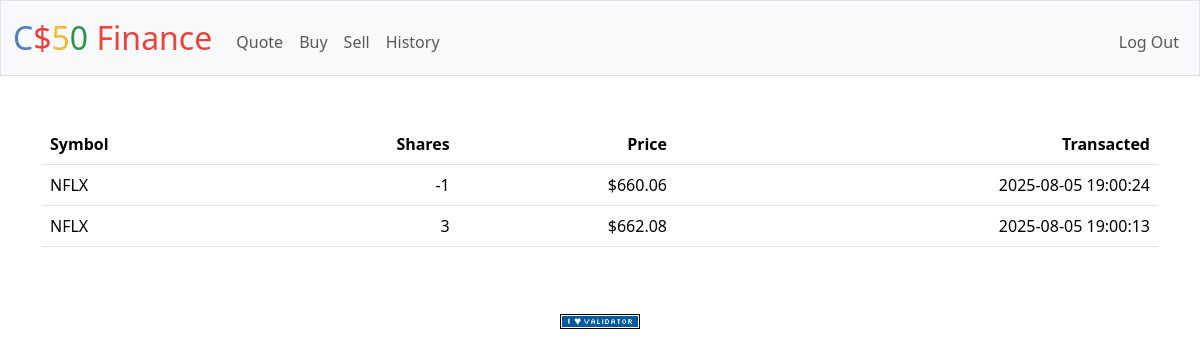
Screenshot of /history (signed in) with the database file from the repository.
### tables this page shows
CREATE TABLE "transactions" (
  id INTEGER PRIMARY KEY AUTOINCREMENT,
  user_id INTEGER NOT NULL,
  symbol TEXT NOT NULL,
  shares INTEGER NOT NULL,
  price NUMERIC NOT NULL,
  timestamp DATETIME DEFAULT CURRENT_TIMESTAMP,
  FOREIGN KEY (user_id) REFERENCES users(id)
);

### app.py (the view)
@app.route("/history")
@login_required
def history():
    with engine.connect() as conn:
        result = (
            conn.execute(
                text(
                    """
                SELECT symbol, shares, price, timestamp
                FROM transactions
                WHERE user_id = :user_id
                ORDER BY timestamp DESC
                """
                ),
                {"user_id": session["user_id"]},
            )
            .mappings()
            .all()
        )
    transactions = []
    for tx in result:
        tx_dict = dict(tx)
        tx_dict["price"] = usd(tx_dict["price"])
        transactions.append(tx_dict)
    return render_template("history.html", transactions=transactions)

### app.py (called while the page is built)
@app.after_request
def after_request(response):
    response.headers["Cache-Control"] = "no-cache, no-store, must-revalidate"
    response.headers["Expires"] = 0
    response.headers["Pragma"] = "no-cache"
    return response

### helpers.py (called while the page is built)
def login_required(f):
    @wraps(f)
    def decorated_function(*args, **kwargs):
        if session.get("user_id") is None:
            return redirect("/login")
        return f(*args, **kwargs)
    return decorated_function

def usd(value):
    return f"${value:,.2f}"

### templates/history.html (shortened to what this page needs)
{% extends "layout.html" %}
{% block main %}
<table class="table">
    <thead>
        <tr>
            <th class="text-start">Symbol</th>
            <th class="text-end">Shares</th>
            <th class="text-end">Price</th>
            <th class="text-end">Transacted</th>
        </tr>
    </thead>
    <tbody>
        {% for tx in transactions %}
            <tr>
                <td class="text-start">{{ tx.symbol }}</td>
                <td class="text-end">{{ tx.shares }}</td>
                <td class="text-end">{{ tx.price }}</td>
                <td class="text-end">{{ tx.timestamp }}</td>
            </tr>
        {% endfor %}
    </tbody>
</table>
{% endblock %}

### rows the page displays
transactions: symbol "NFLX", shares "-1", price "$660.06", timestamp "2025-08-05 19:00:24"
transactions: symbol "NFLX", shares "3", price "$662.08", timestamp "2025-08-05 19:00:13"
